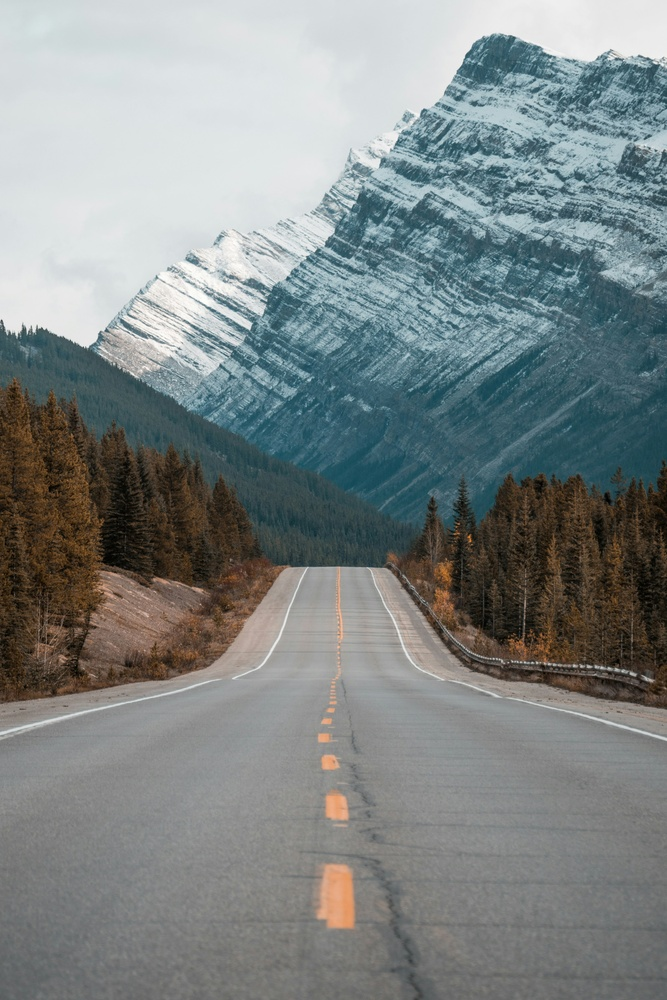
#> input picture road_example.jpg, 667 x 1000 px, shrunk from 3072 x 4608 before the run, given in place of the camera
$ python step3.py
#> lines starting #> are read from the running program, lines starting #| are printed output that depends on the picture; after the words box and inside, x2 and y2 are one past the last pixel; in counts of white or black regions, pixels touching at a corner belong together
import cv2 as cv
import numpy as np

# 웹캠 연결
cap = cv.VideoCapture(0)
if not cap.isOpened():
    print("웹캠을 열 수 없습니다")
    exit()

cv.namedWindow('Line Tracing Stage 2', cv.WINDOW_NORMAL)

while True:
    ret, frame = cap.read()
#> frame is the input picture: shape (1000, 667, 3); mean B, G, R 133.3, 133.6, 126.7
    if not ret:
        break

    gray = cv.cvtColor(frame, cv.COLOR_BGR2GRAY)
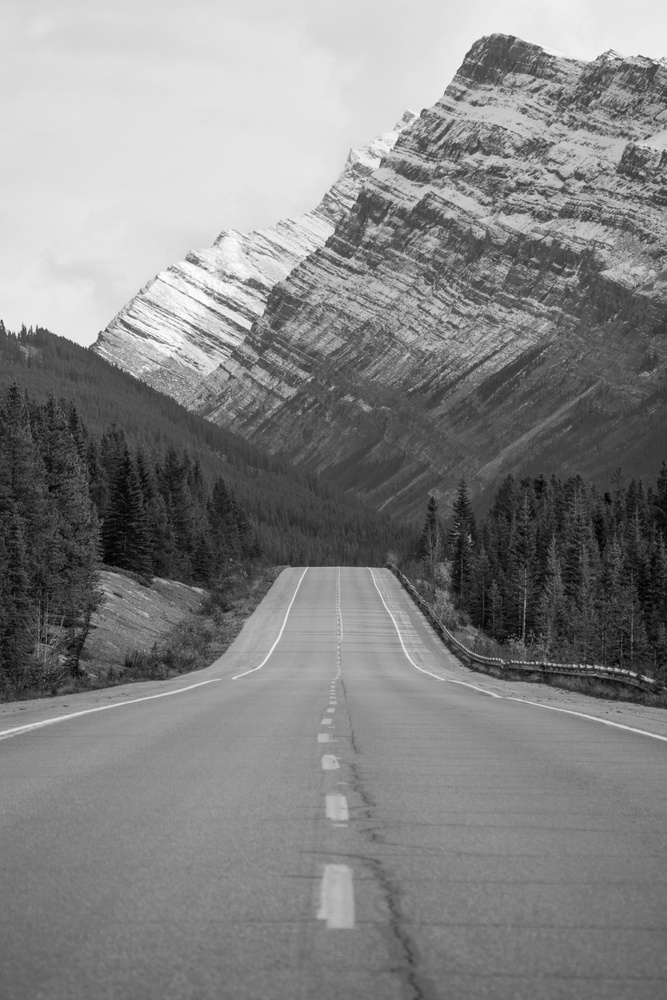
#> gray: shape (1000, 667); min 0, max 255, mean 131.5
    _, binary = cv.threshold(gray, 0, 255, cv.THRESH_BINARY + cv.THRESH_OTSU)
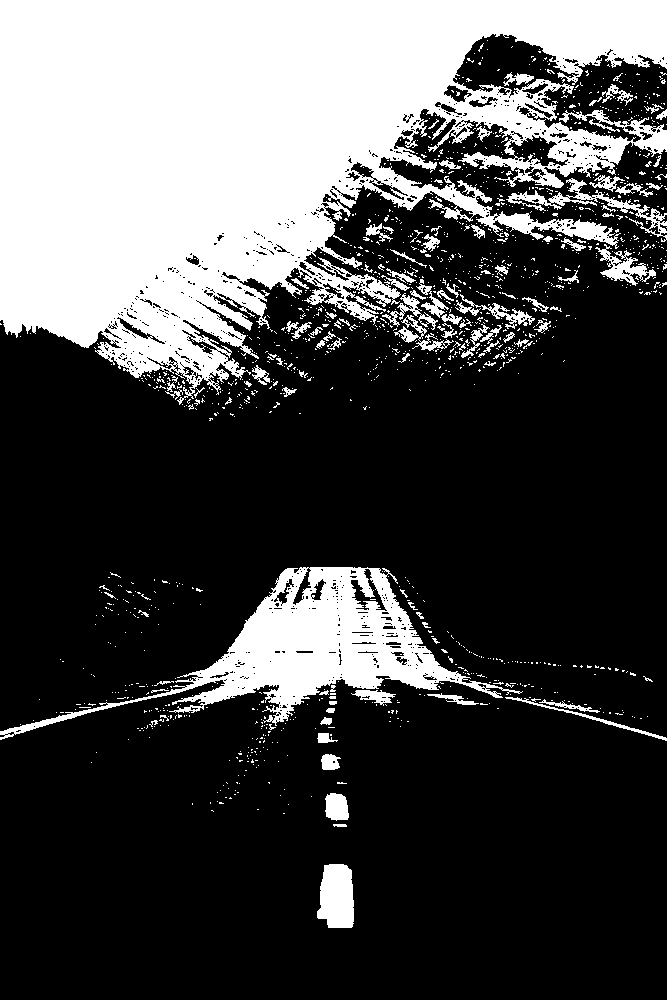
#> binary: shape (1000, 667); 29.3% white; 1425 white regions (1320 under 20 px), largest, box (x1, y1, x2, y2) and area: (0, 0, 667, 405) 155920, (0, 567, 523, 740) 21673, (317, 864, 354, 928) 1975

    # --- 새로 추가: 노이즈 제거 ---
    # 메디안 필터
    binary = cv.medianBlur(binary, 5)
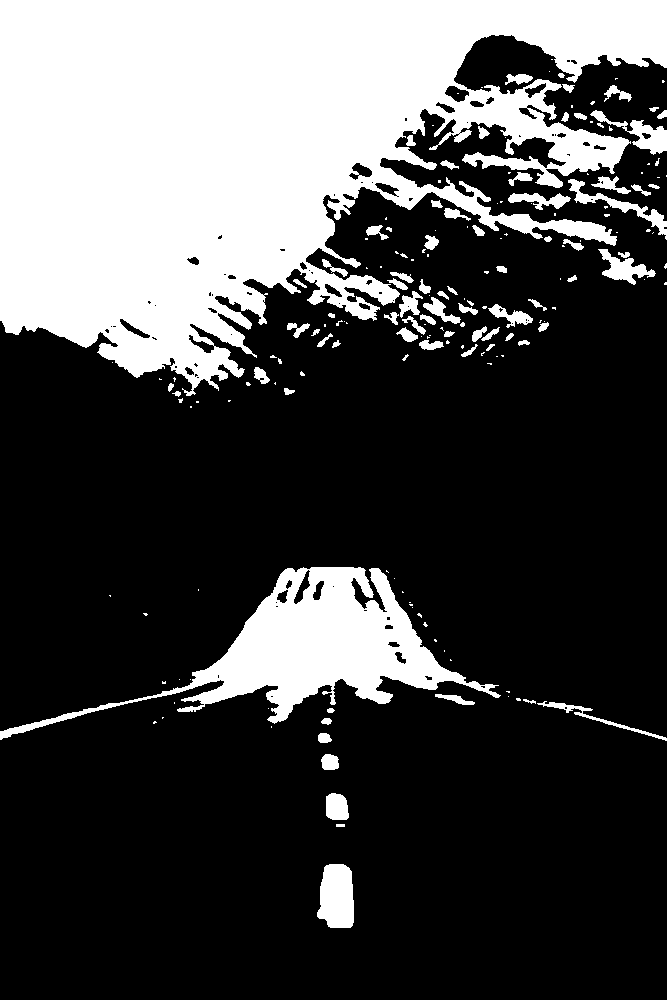
#> binary: shape (1000, 667); 28.8% white; 187 white regions (108 under 20 px), largest, box (x1, y1, x2, y2) and area: (0, 0, 667, 396) 155870, (0, 567, 501, 740) 22752, (317, 864, 354, 928) 1970

    # 모폴로지 열기 (작은 노이즈 제거)
    kernel = cv.getStructuringElement(cv.MORPH_ELLIPSE, (5, 5))
    binary = cv.morphologyEx(binary, cv.MORPH_OPEN, kernel)
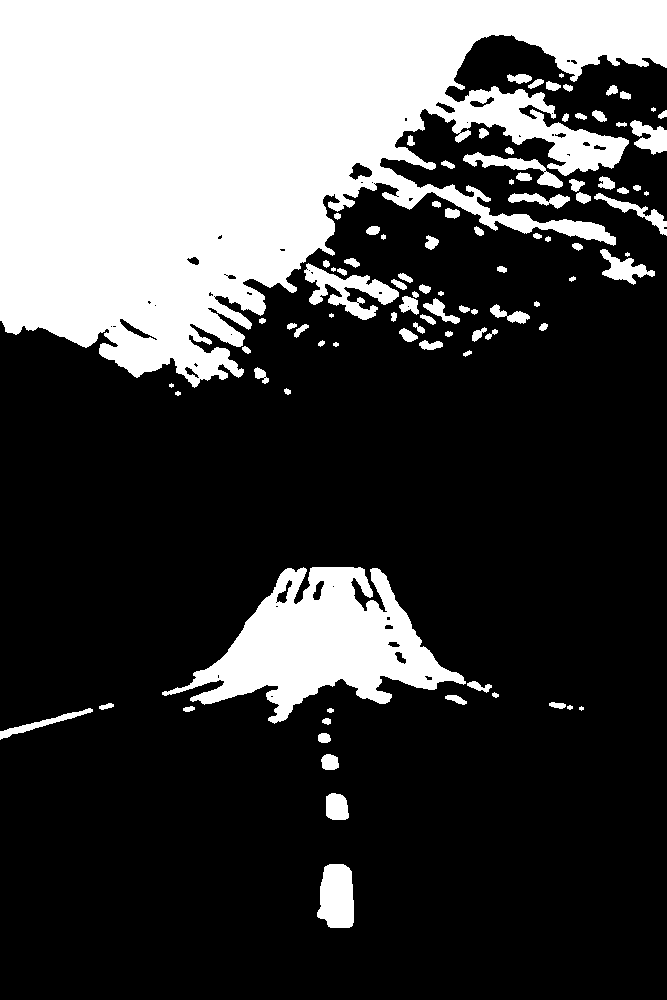
#> binary: shape (1000, 667); 28.1% white; 97 white regions (8 under 20 px)

    contours, _ = cv.findContours(binary, cv.RETR_EXTERNAL, cv.CHAIN_APPROX_SIMPLE)
#> contours = 97 contours, 19 with area under 20; largest, box (x1, y1, x2, y2) and area: (0, 0, 667, 388) 149816, (162, 567, 466, 724) 21256, (304, 263, 399, 320) 1956, (317, 864, 354, 928) 1881, (463, 152, 563, 188) 884

    largest_cnt = None
    max_area = 0
    for cnt in contours:
        area = cv.contourArea(cnt)
        if area > max_area:
            max_area = area
            largest_cnt = cnt
#> this loop made 97 passes
#> (area, max_area) on passes 1, 16, 97: (1881, 1881), (21256, 21256), (149816.5, 149816.5)
#> area on passes 2, 3, 4, 5, 7, 9: 493.5, 209.5, 91.5, 36, 470, 38
#> after the loop, largest_cnt = contour of 1924 points, box (x1, y1, x2, y2) (0, 0, 667, 388), area 149816; max_area = 149816.5

    if largest_cnt is not None and max_area > 100:
        M = cv.moments(largest_cnt)
#> M = moments, m00 149816.5, centre m10/m00, m01/m00 = (243.1, 145.3)
        if M["m00"] > 0:
            cx = int(M["m10"] / M["m00"])
#> cx = 243
            cy = int(M["m01"] / M["m00"])
#> cy = 145

            # 컨투어 + 중심점 그리기
            cv.drawContours(frame, [largest_cnt], 0, (0, 255, 0), 2)
            cv.circle(frame, (cx, cy), 8, (0, 0, 255), -1)
#> frame: shape (1000, 667, 3); mean B, G, R 129.6, 135.1, 123.6

            # --- 새로 추가: 방향 계산 ---
            # fitLine으로 최적선 계산
            vx, vy, x, y = cv.fitLine(largest_cnt, cv.DIST_L2, 0, 0.01, 0.01)
#> vx = [0.875]; vy = [-0.484]; x = [393]; y = [210.3]

            # 각도 계산
            angle = np.arctan2(vy, vx) * 180 / np.pi
#> angle = [-28.94]

            # --- 새로 추가: 제어신호 생성 ---
            frame_center_x = frame.shape[1] // 2
#> frame_center_x = 333
            error = cx - frame_center_x
#> error = -90
            steer = error / frame_center_x  # -1.0 ~ 1.0
#> steer = -0.27

            # 정보 표시
            cv.putText(frame, f'Center: ({cx}, {cy})', (10, 30),
                      cv.FONT_HERSHEY_SIMPLEX, 0.7, (0, 255, 0), 2)
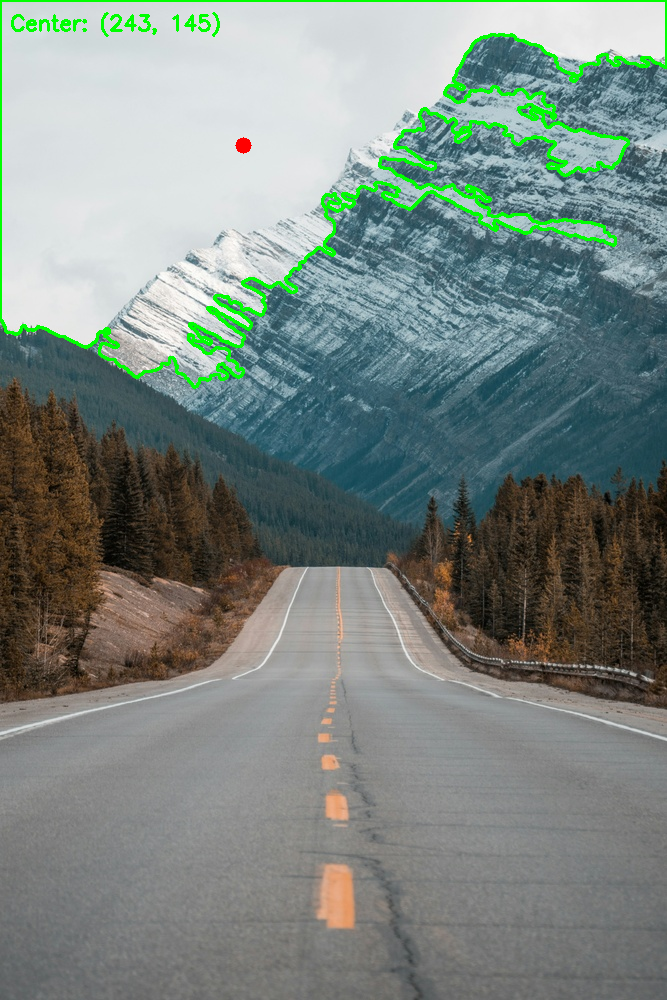
#> frame: shape (1000, 667, 3); mean B, G, R 129.1, 135.2, 123.1
#> (the run stopped early here; a loop or call above may not have finished)

$ run again, on carnumber.jpg
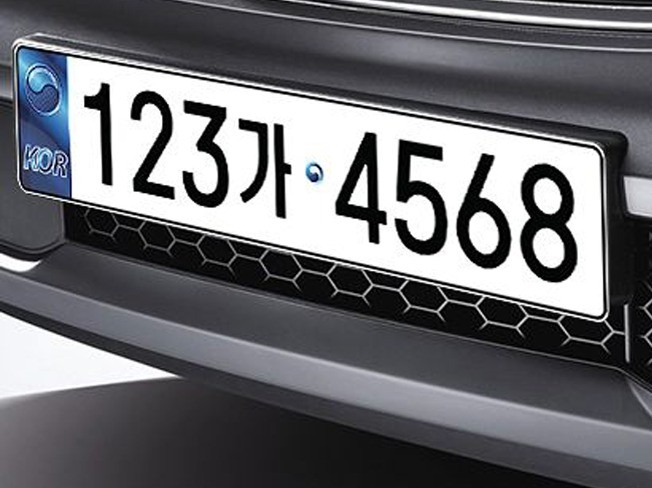
#> input picture carnumber.jpg, 652 x 488 px, given in place of the camera
#> frame is the input picture: shape (488, 652, 3); mean B, G, R 111.2, 107, 106.6
#> `binary = cv.morphologyEx(binary, cv.MORPH_OPEN, kernel)`:
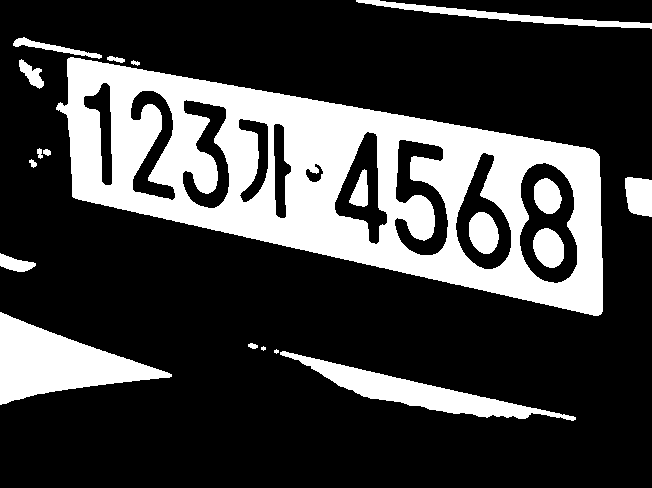
#> binary: shape (488, 652); 25% white; 20 white regions (2 under 20 px)
#> contours = 16 contours, 2 with area under 20; largest, box (x1, y1, x2, y2) and area: (56, 57, 603, 316) 81356, (0, 312, 172, 405) 7372, (280, 351, 576, 421) 4703, (356, 0, 652, 29) 1530, (625, 177, 652, 217) 869
#> the loop `for cnt in contours:` made 16 passes
#> (area, max_area) on passes 1, 5, 13: (4703, 4703), (7372, 7372), (81355.5, 81355.5)
#> after the loop `for cnt in contours:`: largest_cnt = contour of 482 points, box (x1, y1, x2, y2) (56, 57, 603, 316), area 81356; max_area = 81355.5
#> M = moments, m00 81355.5, centre m10/m00, m01/m00 = (342.1, 181.4)
#> cx = 342
#> cy = 181
#> vx = [0.967]; vy = [0.254]; x = [318]; y = [183.6]
#> angle = [14.69]
#> error = 16
#> steer = 0.0491
#> `cv.putText(frame, f'Center: ({cx}, {cy})', (10, 30), cv.FONT_HERSHEY_S..`:
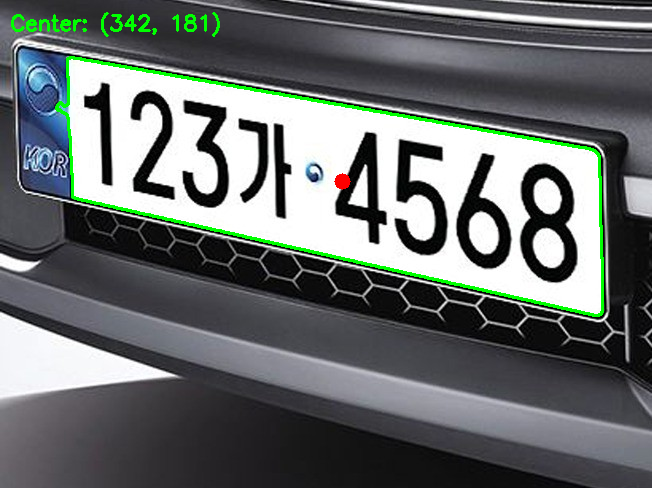
#> frame: shape (488, 652, 3); mean B, G, R 108.2, 108.9, 103.9
